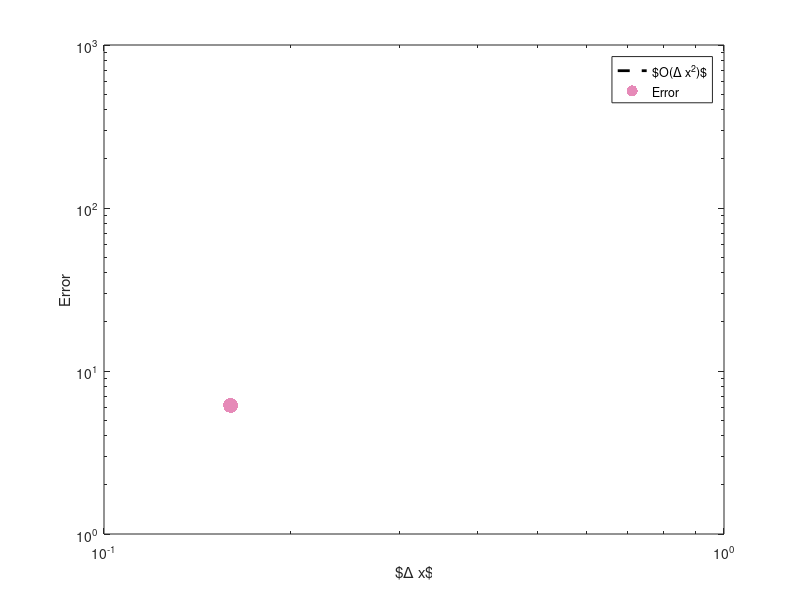

Write the MATLAB code that produced this figure. (Note: this script raises an error after producing the figure.)
%% main.m
%
% Author: 
%   Tiger Hou
%
% Description:
%   Finite difference method for reflected waves in changing physical media
%
%% simulation
%
% https://www-users.math.umn.edu/~olver/num_/lnp.pdf
%
close all
clear;clc

saveGIF = true;
play = true;

num_pics = 4;
saveFigs = false;

hideWallEnergy = false;

if saveGIF
    fileName = ...
    input(['Please enter the prefix for your file name(s):' newline],'s');
elseif saveFigs
    fileName = ...
    input(['Please enter the prefix for your file names:' newline],'s');
end

% define left/right boundaries
a = 0;  % left boundary
b = 8;  % right boundary
ln = b-a;

% common starting point for wall and transition point
lc = 3.0;

% define wave speed for wall cases
% tc  = 0.1; % thickness
% spA = 1;  % speed of sound not in wall
% spW = 1;  % speed of sound in wall
% c = @(x) (x< lc) * spA + ...
%          (x>=lc & x < lc+tc) * spW + ...
%          (x>=lc+tc) * spA;

% define wave speed for transition cases
spL = 3.0; % speed of sound on the left
spR = 1.0; % speed of sound on the right
sharpness = 1; % larger value = sharper transition ; use [5, 15, 100]
c = @(x) ( (spL+spR)/2 - (spL-spR)/2*atan(sharpness*(x-lc))/pi*2 );

% initial conditions
w0 = @(x) zeros(size(x));
v0 = @(x) zeros(size(x));

% boundary conditions
f = @(t) (-cos(t*2*pi)+1)*(pi/2-atan(10000*(t-1)))/pi;
g = @(t) 0;

% # of n points to use
nvect = [50, 500];

% final time
T = 8;
% dt must match dx in order of magnitude
dtvect = 0.9 * (b-a)./nvect/max(c(linspace(a,b,10000)));

% initialize u vect
uvect = cell(size(nvect));

% initialize error vector
final_vect = cell(size(nvect));

% iterate through interior point sizes
for j = 1 : length( nvect )

    % Build n, xj points, A matrix and g vector
        % # of grid points
        n = nvect( j );
        
        % choose time step matching dx
        dt = dtvect(j);

        % build interp points
        xj = linspace(a,b,n+1)';

        % grid spacing (uniform)
        dx = ( b - a ) / n;
        
        % sigma function
        s = c(xj) * dt / dx;
        
        % build A matrix
        diag_ct = diag(2*(1-s(2:end-1).^2));
        diag_dn = diag(s(2:end-2).^2,-1);
        diag_up = diag(s(3:end-1).^2, 1);
        A = diag_ct + diag_dn + diag_up;
        
        % special sigma functions for f and g
        ssf = c(a) * dt / dx;
        ssg = c(b) * dt / dx;

        % build h for this set of xj
        h = @(t) [ssf^2*f(t); zeros(size(xj,1)-4,1); ssg^2*g(t)];

    % Iterate through time
    
        % build time vector
        tvect = 0:dt:T-dt;
        
        % second order states initialization
        um1 = w0(xj(2:end-1));
        uu  = 0.5 * A * um1 + dt * v0(xj(2:end-1)) + 0.5 * h(0);
        uuvect = repmat(uu,1,length(tvect));
        uuvect(:,1) = um1;
        uuvect(:,2) = uu;
        
        for i = 3:length(tvect)
            
            up1 = A * uu - um1 + h(tvect(i));
            um1 = uu;
            uu  = up1;
            
            uuvect(:,i) = up1;
            
        end
        
        % store entire wave solution
        uvect{j} = uuvect;
        
        % store final state to compare errors later
        final_vect{j} = up1;

end

% --- error comparison
err = nan(length(nvect)-1,1);
xj_ref = xj;
uu_ref = up1;
for j = 1 : length( nvect ) - 1
    
    n = nvect(j);
    
    xj = linspace(a,b,n+1);
        
    [~,idx] = min( abs( xj_ref - xj(2:end-1) ) );
    
    uu = final_vect{j};
    
    err(j) = norm( uu_ref(idx) - uu );
    
end


%% plot error

figure(1)

cc = err(end)./(dx.^2);
loglog( ln./nvect(1:end-1), cc.*(ln./nvect(1:end-1)).^2, ...
        'k--', 'linewidth', 2 )
hold on

loglog( ln./nvect(1:end-1), err , '.', 'markersize', 32, 'Color', [0.9 0.54 0.72])
legend('$O(\Delta x^2)$', 'Error', 'Location', 'Best');
hold off

xlabel('$\Delta x$')
ylabel('Error')

setgrid(0.3,0.9)
latexify(19,19,28)

if saveFigs
    svnm = ['figures/' fileName '_error'];
    print( '-dpng', svnm, '-r200' )
end


%% plot energy

figure(2)

% extract the highest resolution data
waveData = uvect{end};
% create x-axis, mapped to highest resolution data
xx = linspace(a,b,size(waveData,1))';

if hideWallEnergy
    % cut both waveData and xx to contain only points before boundary
          xx(ceil(size(waveData,1)*(lc-a)/ln):end,:) = [];
    waveData(ceil(size(waveData,1)*(lc-a)/ln):end,:) = [];
end

dx = ( b - a ) / nvect(end);
dt = dtvect(end);
tvect = 0:dt:T-2*dt;

indices = 1:size(waveData,2)-1;
E = nan(size(indices));
for i = 1:length(indices)
    E(i) = checkEnergy(indices(i),waveData,dx,dt,c,xx);
end
plot(tvect,E,'LineWidth',3,'Color',[0.9 0.54 0.72])

xlabel('Time')
ylabel('Energy')
setgrid(0.3,0.9)
latexify(19,10,28)
expand(0,0.04)

if hideWallEnergy
    fileExt = '_energy_prewall';
else
    fileExt = '_energy';
end
if saveFigs
    svnm = ['figures/' fileName fileExt];
    print( '-dpng', svnm, '-r200' )
end


%% plot waves

if play || saveGIF
    
ff = figure(3);

% extract the highest resolution data
waveData = uvect{end};
% create x-axis, mapped to highest resolution data
xx = linspace(a,b,size(waveData,1));

% initialize wave
wave = line(NaN,NaN,'LineWidth',1,'Color','k');
hold on

% make background gradient
bgAlpha = 0.5;
yy = linspace(min(waveData(:)),max(waveData(:)),100);
X = meshgrid(xx,yy);
Z = c(X);
cmap = spring(100);
colormap(cmap(30:60,:))
bg = image(xx,yy,Z,'CDataMapping','scaled');
bg.AlphaData = bgAlpha;
bg_bar = colorbar;
bg_bar.TickLabelInterpreter = 'latex';
bg_bar.Label.String = 'Speed';
bg_bar.Label.Interpreter = 'latex';

% make plot pretty
xlabel('x')
ylabel('u')
latexify(19,15,20)

% mask colorbar to match transparency
annotation('rectangle',...
    bg_bar.Position,...
    'FaceAlpha',bgAlpha,...
    'EdgeColor',[1 1 1],...
    'FaceColor',[1 1 1]);

% animate and make gif
axis tight manual % this ensures that getframe() returns a consistent size
set(gcf,'Renderer','zbuffer')
filename = ['gifs/' fileName '.gif'];
lim_x = [a;b];
lim_y = [min(waveData(:));max(waveData(:))];
lim_z = [0;1];
update_view(lim_x,lim_y,lim_z);
playtime = T;

% annotate time
posx = lim_x(1) + 0.07 * (lim_x(2) - lim_x(1));
posy = lim_y(1) + 0.90 * (lim_y(2) - lim_y(1));
txt = text(posx,posy,['t = ', '0.00']);

% constrain GIF to a fixed FPS
fps = 60;
frames = playtime * fps;
shutter = ceil(size(waveData,2)/frames);
latexify(19,15,20)

for i = 1:size(waveData,2)

    % update plot
    if mod(i-1,shutter)==0
        set(wave,'XData',xx,'YData',waveData(:,i))
        set(txt, 'String',['t = ', num2str(i*dtvect(end),'%2.2f')])
        pause(1/fps) % pause for proper MATLAB display speed
    end

    % save GIF
    if saveGIF && mod(i-1,shutter)==0

        % capture the plot as an image 
        frame = getframe(ff);
        im = frame2im(frame);
        [imind,cm] = rgb2ind(im,256);

        % write to the GIF file 
        if i == 1
          imwrite(imind,cm,filename,...
                    'gif','Loopcount',inf,'DelayTime',1/fps);
        else
          imwrite(imind,cm,filename,...
                    'gif','WriteMode','append','DelayTime',1/fps);
        end

    end

end
    
hold off
    
end


%% save screenshots

sc = figure(4);

% take a fixed number of screenshots in equispaced time
shutter = floor(size(waveData,2)/num_pics);
idx = shutter;

% extract the highest resolution data
waveData = uvect{end};
% create x-axis, mapped to highest resolution data
xx = linspace(a,b,size(waveData,1));

% make background gradient
bgAlpha = 0.5;
yy = linspace(min(waveData(:)),max(waveData(:)),100);
[X,Y] = meshgrid(xx,yy);
Z = c(X);

% set axis limits
lim_x = [a;b];
lim_y = [min(waveData(:));max(waveData(:))];
lim_z = [0;1];

% make figure pretty
latexify(19,12)

for i = 1:num_pics

    subplot(4,1,i)
    
    % plot function
    pp = plot(xx,waveData(:,idx),'k','LineWidth',0.75);
    idx = idx + shutter;
    hold on
    update_view(lim_x,lim_y,lim_z);
    
    % expand to window boundary
    expand(0.05,0.15)
    
    % plot background
    cmap = spring(100);
    colormap(cmap(30:60,:))
    bg = image(xx,yy,Z,'CDataMapping','scaled');
    bg.AlphaData = bgAlpha;
    
    % define axis limits
    lim_x = [a;b];
    lim_y = [min(waveData(:));max(waveData(:))];
    lim_z = [0;1];
    update_view(lim_x,lim_y,lim_z);
    
    grid on
    hold off
    
    % move wave to top of display stack
    uistack(pp,'top')
    
    % annotate time
    posx = lim_x(1) + 0.91 * (lim_x(2) - lim_x(1));
    posy = lim_y(1) + 0.85 * (lim_y(2) - lim_y(1));
    text(posx,posy,['t = ', num2str(T/num_pics*i)])
    
end

hold on
handle = axes(sc,'visible','off');
handle.XLabel.Visible = 'on';
handle.YLabel.Visible = 'on';
xlabel('x')
ylabel('u')
expand(0.01,0.04,0.02,0.06)

latexify(19,12,11)
    
% plot colorbar
bg_bar = colorbar;
caxis([min(c(xx))-0.01,max(c(xx))+0.01])
bg_bar.TickLabelInterpreter = 'latex';
bg_bar.Label.String = 'Speed';
bg_bar.Label.Interpreter = 'latex';

% mask colorbar to match transparency
annotation('rectangle',...
    bg_bar.Position,...
    'FaceAlpha',bgAlpha,...
    'EdgeColor',[1 1 1],...
    'FaceColor',[1 1 1]);

hold off

if saveFigs
    svnm = ['figures/' fileName '_snaps'];
    print( '-dpng', svnm, '-r200' )
end


%% safety

% if we run part of the code again, don't resave figures
saveFigs = false;


%% supporting functions

function update_view(lim_x,lim_y,lim_z)

    xlim(lim_x)
    ylim(lim_y)
    zlim(lim_z)

end

function E = checkEnergy(idx,waveData,dx,dt,c,xx)

    dudx = (waveData(2:end,idx) - waveData(1:end-1,idx)) / dx;
    dudt = (waveData(:,idx+1) - waveData(:,idx)) / dt;
    
    cc = c(xx).^2;
    
    E = trapz(xx,dudt.^2) ...
      + trapz(xx(1:end-1),cc(1:end-1).*dudx.^2);

end